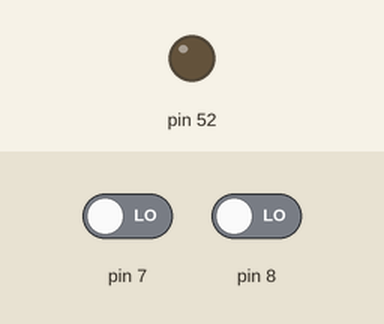
Bench run of a sketch on a simulated Arduino Mega 2560, built with avr-gcc and run on an emulated ATmega2560. Shown: output pins drawn as LEDs (lit = HIGH). The test bench sets the inputs (shaded band); at power-on: pin 8 LOW, pin 7 LOW.

Above: at 1.2 s.
1.3 s: pin 8 driven HIGH
At 2.5 s:
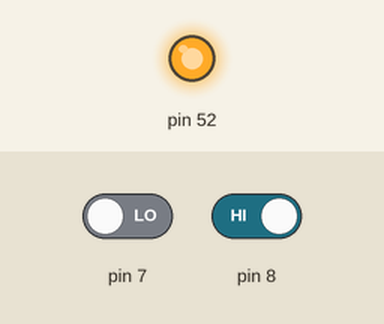
2.8 s: pin 7 driven HIGH
At 4.0 s:
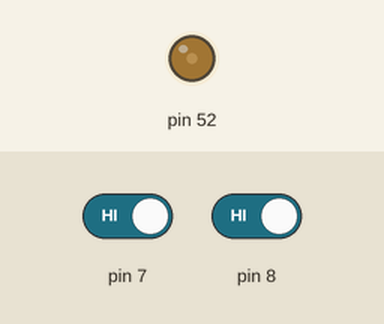
4.3 s: pin 7 driven LOW
At 4.7 s:
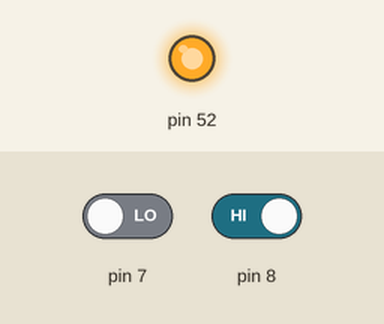
Timing chart, 0 to 7.3 s (numbered marks = the images above; inputs shaded):
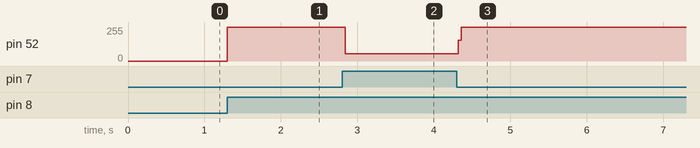

The sketch:

exp5_sketch.ino
```cpp
void setup() {
  // put your setup code here, to run once:
  pinMode (52, OUTPUT);
  pinMode (7, INPUT);
  pinMode (8, INPUT);
}

void loop() {
  // put your main code here, to run repeatedly:
  int button1 = digitalRead(8);
  int button2 = digitalRead(7);
   if(button1 == HIGH)
      digitalWrite(52,HIGH);
   if(button2 == HIGH)
      digitalWrite(52,LOW);
}
```

Measured:
- after the input at 1.3 s, pin 52: 0/255 → 255/255 at once
- after the input at 2.8 s, pin 52: 255/255 → 54/255 at once
- after the input at 4.3 s, pin 52: 54/255 → 255/255 at once
